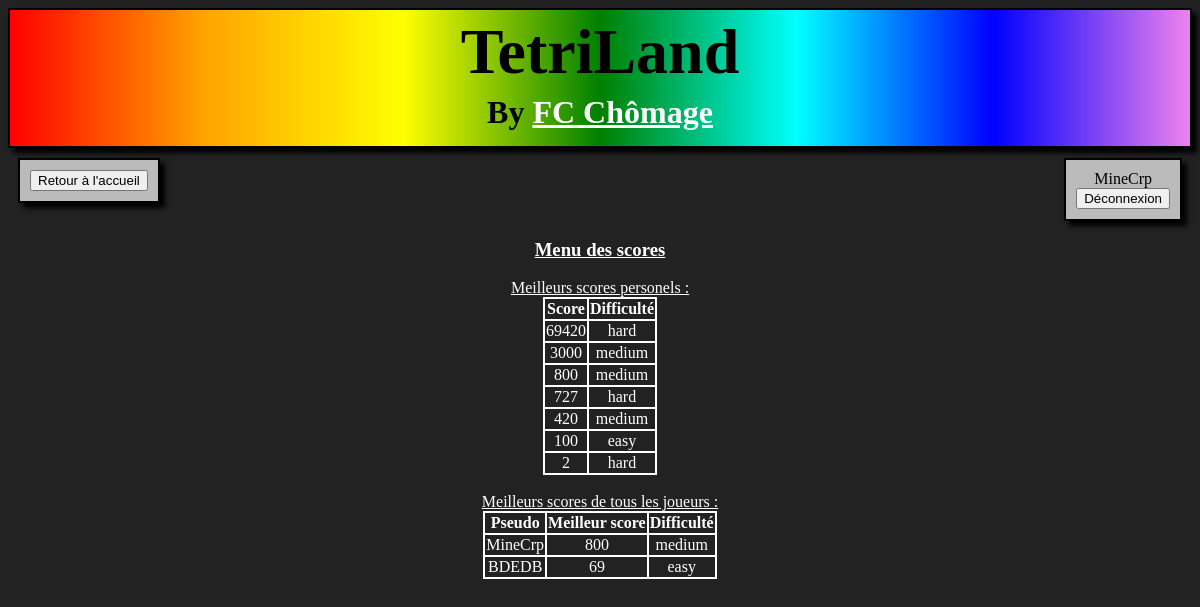
The app's page /menu/scores.php (signed in) with its own data.
### tables this page shows
CREATE TABLE IF NOT EXISTS `score` (
  `id` int(11) NOT NULL AUTO_INCREMENT,
  `difficulte` varchar(255) NOT NULL,
  `score` int(11) NOT NULL,
  `joueur_id` int(11) NOT NULL,
  PRIMARY KEY (`id`),
  KEY `JOUEUR_id` (`joueur_id`)
);

### menu/scores.php (the view, shortened to what this page needs)
<?php
    try
    {
        $bdd = new PDO('mysql:host=localhost;dbname=tetris;charset=utf8', 'root', 'root');
    }
    catch(Exception $e)
    {
        die('Erreur : '.$e->getMessage());
    }
    if (isset($_SESSION['isLoggedIn']) && $_SESSION['isLoggedIn'] == true)
    {
        $getOwnPb = $bdd -> query('SELECT score, difficulte FROM score WHERE joueur_id IN (SELECT joueur_id FROM utilisateur WHERE pseudo = \'' . $_SESSION["username"] . '\') ORDER BY score DESC LIMIT 10');
        $ownPb = $getOwnPb -> fetchAll();
    }
    $getAllPB = $bdd -> query('SELECT pseudo, score, difficulte FROM utilisateur LEFT JOIN score ON score.id = best_score_id WHERE score IS NOT NULL ORDER BY score DESC LIMIT 5');
    $allPb = $getAllPB -> fetchAll();
?>
<!DOCTYPE html>
<html>
    <head>
        <link rel="stylesheet" href="../css/scores.css" />
    </head>
    <body>
        <?php include("../include/header.php"); ?>
        <div id="misc_div">
            <button id="accueil">Retour à l'accueil</button>
        </div>
        <div id="login_div">
            <?php
                if(!isset($_SESSION['isLoggedIn']) || $_SESSION['isLoggedIn'] == false)
                {
                    echo '<button id="sign_up">Inscription</button><br/><button id="login">Connexion</button><br/>';
                }
                else if($_SESSION['isLoggedIn'] == true)
                {
                    echo '<span id="un">' . $_SESSION['username']  . '</span><br/>';
                    echo '<button id="logout">Déconnexion</button>';
                }
            ?>
        </div>
        <br/><br/><br/><br/>
        <div id="subtitle">
            <h3>Menu des scores</h3>
            <span class="caption">Meilleurs scores personels :</span>
            <?php
                if (isset($ownPb) && sizeof($ownPb) > 0)
                {
            ?>
            <table id="ownPb">
                <div>
                    <thead>
                        <tr>
                            <th>Score</th>
                            <th>Difficulté</th>
                        </tr>
                    </thead>
                    <tbody>
                        <?php
                            for ($i = 0; $i < sizeof($ownPb); $i++)
                            {
                                echo '<tr><td>' . $ownPb[$i]["score"] . '</td><td>' . $ownPb[$i]["difficulte"] . '</td></tr>';
                            }
                        ?>
                    </tbody>
                </div>
            </table>
            <?php
                }
            ?>
            <br/>
            <span class="caption">Meilleurs scores de tous les joueurs :</span>
            <table id="allPb">
                <div>
                    <thead>
                        <tr>
                            <th>Pseudo</th>
                            <th>Meilleur score</th>
                            <th>Difficulté</th>
                        </tr>
                    </thead>
                    <tbody>
                        <?php
                            for ($i = 0; $i < sizeof($allPb); $i++)
                            {
                                echo '<tr><td>' . $allPb[$i]["pseudo"] . '</td><td>' . $allPb[$i]["score"] . '</td><td>' . $allPb[$i]["difficulte"] . '</td></tr>';
                            }
                        ?>
                    </tbody>
                </div>
            </table>
        </div>
    </body>
</html>

### include/header.php
<header id="header_accueil">
    <div id="titre">
        <h1>TetriLand</h1>
        <h2>By <span id="title">FC Chômage</span></h2>
    </div>
</header>

### css/scores.css (style rules this page uses)
header { background: red; background: linear-gradient(to right, red, orange , yellow, green, cyan, blue, violet); border: 2px solid black; box-shadow: 5px 5px 5px black; }
#titre { text-align: center; }
h1 { font-size: 4.0em; margin: 5px; color: black; }
h2 { font-size: 2.0em; margin-top: 5px; margin-bottom: 15px; color: black; }
h3 { text-align: center; text-decoration: underline; }
span#title { color: white; text-decoration: underline; }
body { background-color: #222222; color: #FFFFFF; }
#misc_div { margin: 10px; float: left; background-color: #BBBBBB; border: 2px solid black; box-shadow: 5px 5px 5px black; padding: 10px; }
#login_div { margin: 10px; float: right; text-align: center; background-color: #BBBBBB; color: #000000; border: 2px solid black; box-shadow: 5px 5px 5px black; padding: 10px; }
table, th, td { border: 2px solid white; border-collapse: collapse; text-align: center; margin-left: auto; margin-right: auto; }
span.caption { display: table; margin: 0 auto; text-decoration: underline; }

### records on screen
score: score "69420", difficulte "hard"
score: score "3000", difficulte "medium"
score: score "800", difficulte "medium"
score: score "727", difficulte "hard"
score: score "420", difficulte "medium"
score: score "100", difficulte "easy"
score: score "2", difficulte "hard"

### other values on screen
$_SESSION['username'] "MineCrp"
$allPb[$i]["pseudo"] "MineCrp"
$allPb[$i]["score"] "800"
$allPb[$i]["difficulte"] "medium"
$allPb[$i]["pseudo"] "BDEDB"
$allPb[$i]["score"] "69"
$allPb[$i]["difficulte"] "easy"
